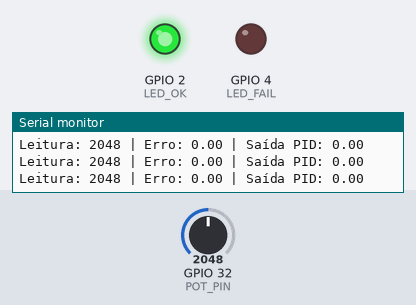
Recording of a sketch running on a simulated ESP32. Parts: output pins drawn as LEDs (lit = HIGH), the last lines printed to the serial monitor. Inputs (shaded band) come from the test bench; at power-on: GPIO 32 (POT_PIN) = 2048.

Above: at 1.2 s.
1.3 s: GPIO 32 (POT_PIN) set to 2107
2.8 s: GPIO 32 (POT_PIN) set to 2206
At 3.5 s:
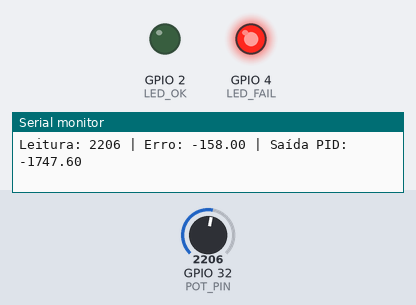
4.3 s: GPIO 32 (POT_PIN) set to 2047
At 4.9 s:
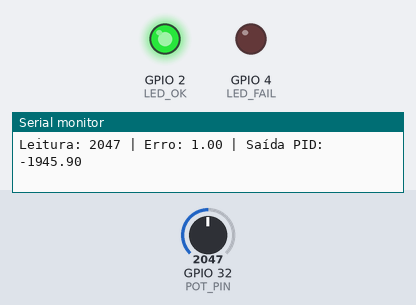
5.8 s: GPIO 32 (POT_PIN) set to 1913
At 6.3 s:
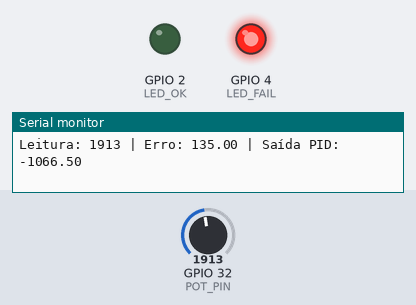
Timing chart, 0 to 8.3 s (numbered marks = the images above; inputs shaded):
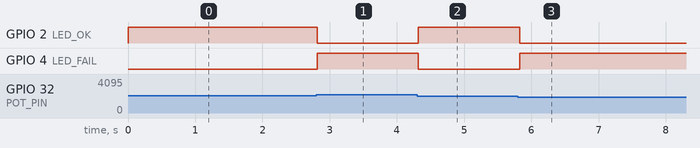

Measured:
- the behaviour switches between 2147 and 2148 on GPIO 32 (POT_PIN) (found by bisection; images 0 and 1)
- the behaviour switches between 1949 and 1948 on GPIO 32 (POT_PIN) (found by bisection; images 2 and 3)
- after the input at 2.8 s, GPIO 2 (LED_OK): HIGH → LOW at once; GPIO 4 (LED_FAIL): LOW → HIGH at once
- after the input at 4.3 s, GPIO 2 (LED_OK): LOW → HIGH at once; GPIO 4 (LED_FAIL): HIGH → LOW at once
- after the input at 5.8 s, GPIO 2 (LED_OK): HIGH → LOW at once; GPIO 4 (LED_FAIL): LOW → HIGH at once

The sketch:

sketch.ino
```cpp
// ===== Controle PID Simples com ESP32 e Potenciômetro =====
#define POT_PIN 32
#define LED_OK 2
#define LED_FAIL 4

float Kp = 3.5;
float Ki = 0.6;
float Kd = 0.8;

float setpoint = 2048;  // Valor ideal (posição central)
float erro, erro_anterior = 0;
float integral = 0;
float derivativo = 0;
float saida = 0;
int leitura;

void setup() {
  Serial.begin(115200);
  pinMode(LED_OK, OUTPUT);
  pinMode(LED_FAIL, OUTPUT);
  Serial.println("=== Simulação PID no Wokwi ===");
}

void loop() {
  leitura = analogRead(POT_PIN);
  erro = setpoint - leitura;

  // Cálculo do PID
  integral += erro;
  derivativo = erro - erro_anterior;
  saida = (Kp * erro) + (Ki * integral) + (Kd * derivativo);

  erro_anterior = erro;

  // LEDs de estado
  if (abs(erro) < 100) { // Está estável
    digitalWrite(LED_OK, HIGH);
    digitalWrite(LED_FAIL, LOW);
  } else {
    digitalWrite(LED_OK, LOW);
    digitalWrite(LED_FAIL, HIGH);
  }

  // Exibição serial
  Serial.print("Leitura: ");
  Serial.print(leitura);
  Serial.print(" | Erro: ");
  Serial.print(erro);
  Serial.print(" | Saída PID: ");
  Serial.println(saida);

  delay(100);
}
```
